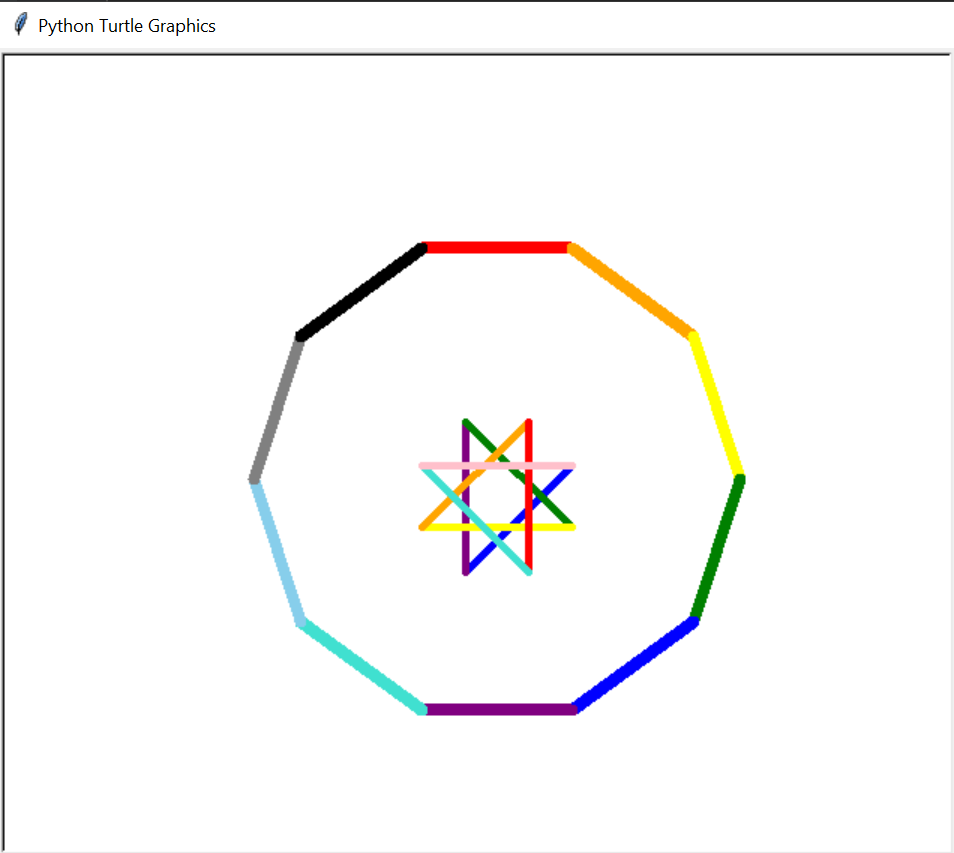

This chart was generated by the following Python code:
from turtle import Turtle

rainbow = ["red", "orange", "yellow", "green", "blue", "purple", "turquoise", 'skyblue', 'grey', 'black']

# Write whatever code you want here!
djr = Turtle()
djr.shape('turtle')
djr.width(8)
djr.penup()
djr.back(50)
djr.setpos((-40,140))
djr.up()
djr.up()
djr.pendown()
for side in rainbow:
    djr.color(side)
    djr.forward(100)
    djr.right(36)
djr.hideturtle()

draw = Turtle()
rainbow = ['blue', 'purple', 'green', 'yellow', 'orange', 'red', 'turquoise', 'pink']
draw.speed(4)
draw.width(5)
draw.penup()
draw.setpos((60,-5))
draw.pendown()
for side in rainbow:
    draw.color(side)
    draw.right(135)
    draw.forward(100)
draw.hideturtle()
